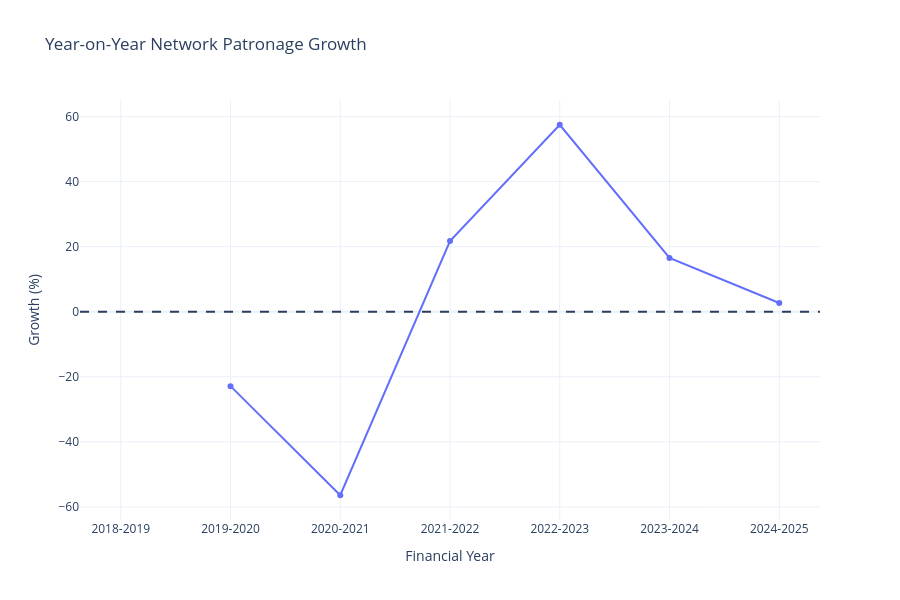

Notebook code cell kept with this figure:
### Code cell
fig_1 = go.Figure()

fig_1.add_trace(
    go.Scatter(
        x=network_patronage["financial_year"],
        y=network_patronage["yoy_growth_pct"],
        mode="lines+markers",
        name="YoY Growth (%)"
    )
)

fig_1.update_layout(
    title="Year-on-Year Network Patronage Growth",
    xaxis_title="Financial Year",
    yaxis_title="Growth (%)",
    template="plotly_white",
    hovermode="x unified",
    height=600
)

fig_1.add_hline(
    y=0,
    line_dash="dash"
)

fig_1.show()

### Figure 1 — Plotly figure (JSON) as saved in the notebook; plotly's stock layout.template omitted (floating-point values rounded to 4 significant figures)
{"data": [{"mode": "lines+markers", "name": "YoY Growth (%)", "type": "scatter", "x": ["2018-2019", "2019-2020", "2020-2021", "2021-2022", "2022-2023", "2023-2024", "2024-2025"], "y": [NaN, -22.88, -56.43, 21.74, 57.48, 16.52, 2.67]}], "layout": {"height": 600, "hovermode": "x unified", "shapes": [{"line": {"dash": "dash"}, "type": "line", "x0": 0, "x1": 1, "xref": "x domain", "y0": 0, "y1": 0, "yref": "y"}], "title": {"text": "Year-on-Year Network Patronage Growth"}, "xaxis": {"title": {"text": "Financial Year"}}, "yaxis": {"title": {"text": "Growth (%)"}}}}
